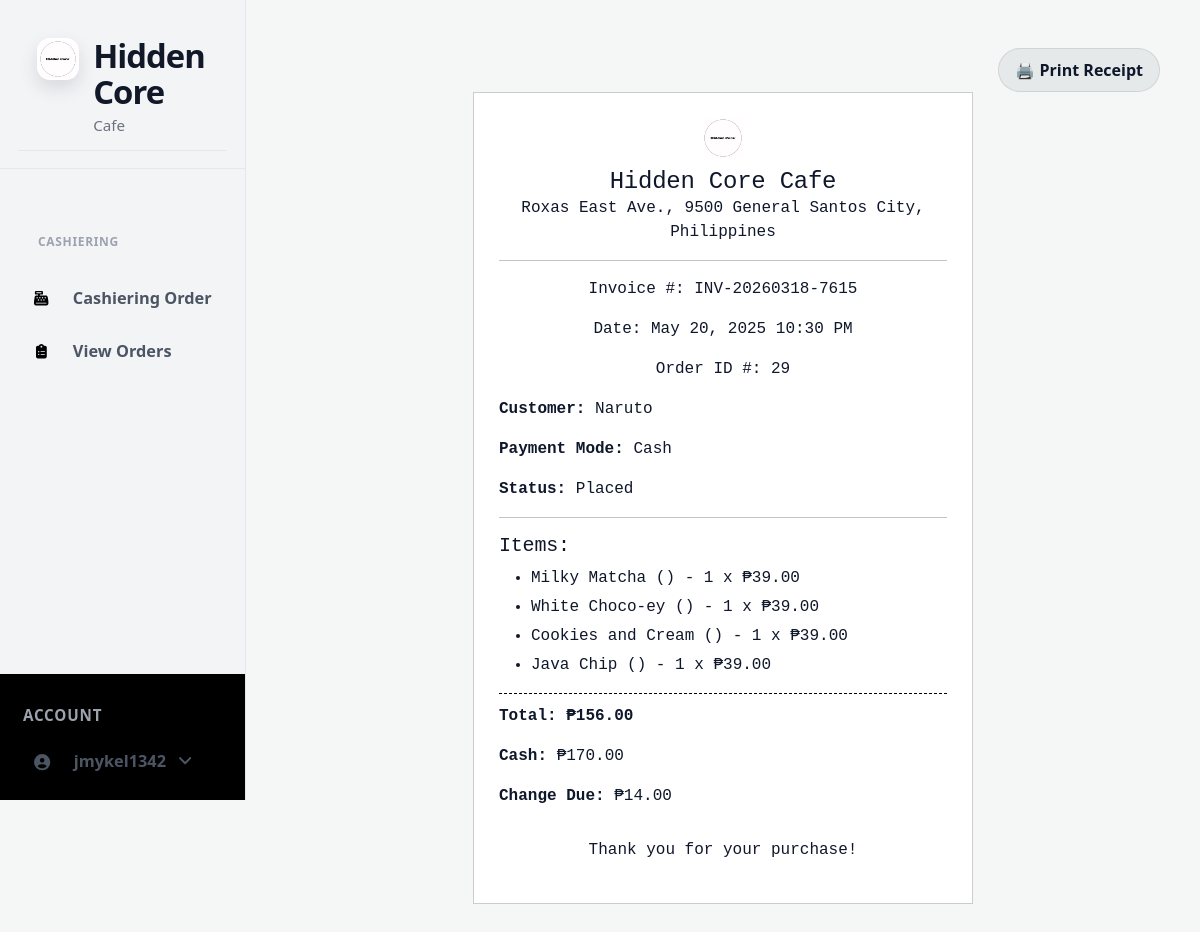
The app's page /admin/assets/orders-view.php?id=29 (signed in) with its own data.
### tables this page shows
CREATE TABLE `orders` (
  `id` int(11) NOT NULL,
  `customer_name` varchar(255) NOT NULL,
  `payment_mode` enum('Cash','GCash') NOT NULL,
  `gcash_reference` varchar(100) DEFAULT NULL,
  `total` decimal(10,2) NOT NULL,
  `cash_received` decimal(10,2) DEFAULT 0.00,
  `change_due` decimal(10,2) DEFAULT 0.00,
  `created_at` datetime NOT NULL DEFAULT current_timestamp()
);

CREATE TABLE `order_items` (
  `id` int(11) NOT NULL,
  `order_id` int(11) NOT NULL,
  `product_name` varchar(100) NOT NULL,
  `category` varchar(100) NOT NULL,
  `size` varchar(20) NOT NULL DEFAULT '12oz',
  `quantity` int(11) NOT NULL,
  `price` decimal(10,2) NOT NULL
);

### admin/assets/orders-view.php (the view, shortened to what this page needs)
<?php
include('includes/header.php');
include('../../config/dbcon.php');
$order_id = $_GET['id'];
$order_query = "SELECT * FROM orders WHERE id = $order_id";
$order_result = mysqli_query($conn, $order_query);
$order = mysqli_fetch_assoc($order_result);
$invoice_number = "INV-" . date("Ymd") . "-" . rand(1000, 9999);
$items_query = "SELECT * FROM order_items WHERE order_id = $order_id";
$items_result = mysqli_query($conn, $items_query);
$order_items = mysqli_fetch_all($items_result, MYSQLI_ASSOC);
$order_date = date("F j, Y h:i A", strtotime($order['created_at']));
?>
<div class="container mt-4">
    <div class="text-end no-print">
        <button class="btn btn-secondary" onclick="window.print()">🖨️ Print Receipt</button>
    </div>
    <div id="receipt">
        <div class="receipt-container">
            <div class="receipt-header">
                <img src="/HiddenCoreCafe_POS/LOGO.jpg" alt="Hidden Core Cafe Logo" style="width: 80px; height: auto;">
                <h4 style="margin: 0;">Hidden Core Cafe</h4>
                <p style="margin: 0;">Roxas East Ave., 9500 General Santos City, Philippines</p>
                <hr>
                <p>Invoice #: <?= $invoice_number ?></p>
                <p>Date: <?= $order_date ?></p>
                <p>Order ID #: <?= $order['id'] ?></p>
            </div>
            <p><strong>Customer:</strong> <?= htmlspecialchars($order['customer_name']) ?></p>
            <p><strong>Payment Mode:</strong> <?= ucfirst($order['payment_mode']) ?></p>
            <p><strong>Status:</strong> Placed</p>
            <hr>
            <h5>Items:</h5>
            <ul class="receipt-items">
                <?php if (!empty($order_items)): ?>
                    <?php foreach ($order_items as $item): ?>
                        <li>
                            <?= htmlspecialchars($item['product_name']) ?>
                            (<?= htmlspecialchars($item['category']) ?>)
                            - <?= $item['quantity'] ?> x ₱<?= number_format($item['price'], 2) ?>
                        </li>
                    <?php endforeach; ?>
                <?php else: ?>
                    <li>No items found.</li>
                <?php endif; ?>
            </ul>
            <p class="receipt-total">Total: ₱<?= number_format($order['total'], 2) ?></p>
            <?php if (strtolower($order['payment_mode']) === 'cash'): ?>
                <p><strong>Cash:</strong> ₱<?= number_format($order['cash_received'], 2) ?></p>
                <p><strong>Change Due:</strong> ₱<?= number_format($order['change_due'], 2) ?></p>
            <?php endif; ?>
            <p style="text-align: center; margin-top: 30px;">Thank you for your purchase!</p>
        </div>
    </div>
</div>
<?php include('includes/footer.php'); ?>

### admin/assets/includes/header.php (shortened to what this page needs)
<!DOCTYPE html>
<html lang="en">
    <head>
        <link href="https://cdn.jsdelivr.net/npm/simple-datatables@7.1.2/dist/style.min.css" rel="stylesheet" />
        <link href="css/styles.css" rel="stylesheet" />
        <link href="https://cdn.jsdelivr.net/npm/select2@4.1.0-rc.0/dist/css/select2.min.css" rel="stylesheet" />
        <link rel="stylesheet" href="//cdn.jsdelivr.net/npm/alertifyjs@1.14.0/build/css/alertify.min.css"/>
        <link rel="stylesheet" href="//cdn.jsdelivr.net/npm/alertifyjs@1.14.0/build/css/themes/default.min.css"/>
        <link href="css/custom.css" rel="stylesheet" />
        <link href="css/hc-admin-theme.css" rel="stylesheet" />
</head>
<body class="sb-nav-fixed hc-admin">
    <div id="layoutSidenav">
        <?php include('sidebar.php') ?>
          <div id="layoutSidenav_content">
            <main>

### admin/assets/includes/sidebar.php (shortened to what this page needs)
<div id="layoutSidenav_nav">
    <nav class="sb-sidenav accordion sb-sidenav-light" id="sidenavAccordion">
        <?php
            $isStaff = (($_SESSION['loggedInUser']['role'] ?? '') === 'staff');
            $homeLink = $isStaff ? 'orders-create.php' : 'dashboard.php';
        ?>
        <div class="hc-sidebar-brand">
            <div class="hc-sidebar-brand">
                <a href="<?= $homeLink ?>" class="hc-brand-link">
                    <span class="hc-brand-logo">
                        <img src="/HiddenCoreCafe_POS/LOGO.jpg" alt="Hidden Core Cafe logo" />
                    </span>
                    <span class="hc-brand-text">
                        <span class="hc-brand-title">Hidden</span>
                        <span class="hc-brand-title">Core</span>
                        <span class="hc-brand-subtitle">Cafe</span>
                    </span>
                </a>
            </div>
        </div>
        <div class="sb-sidenav-menu">
            <div class="nav hc-nav">
                <?php if ($isStaff): ?>
                <div class="sb-sidenav-menu-heading">Cashiering</div>
                <a class="nav-link" href="orders-create.php">
                    <div class="sb-nav-link-icon"><i class="fas fa-cash-register"></i></div>
                    Cashiering Order
                </a>
                <a class="nav-link" href="orders.php">
                    <div class="sb-nav-link-icon"><i class="fas fa-clipboard-list"></i></div>
                    View Orders
                </a>
                <?php endif; ?>
            </div>
        </div>
        <div class="sb-sidenav-footer">
            <div class="nav">
                <div class="sb-sidenav-menu-heading">Account</div>
                <a class="nav-link collapsed" href="#" data-bs-toggle="collapse" data-bs-target="#collapseAccount" aria-expanded="false" aria-controls="collapseAccount">
                    <div class="sb-nav-link-icon"><i class="fas fa-user-circle"></i></div>
                    <?= $_SESSION['loggedInUser']['username']; ?>
                    <div class="sb-sidenav-collapse-arrow"><i class="fas fa-angle-down"></i></div>
                </a>
            </div>
        </div>
    </nav>
</div>

### admin/assets/includes/footer.php (shortened to what this page needs)
                </main>
        </div>
    </body>
</html>

### admin/assets/css/custom.css (style rules this page uses)
:root { --hc-primary: #000000; --hc-secondary: #1A1A1A; --hc-bg: #FFFFFF; --hc-card: #F5F5F5; --hc-border: #E0E0E0; --hc-subtext: #555555; }
body { background-color: var(--hc-bg) !important; color: var(--hc-primary) !important; }
#layoutSidenav, #layoutSidenav_content, #layoutSidenav_content main { background-color: var(--hc-bg) !important; }
h1, h2, h3, h4, h5, h6, .h1, .h2, .h3, .h4, .h5, .h6 { color: var(--hc-primary) !important; }
.sb-sidenav { background-color: var(--hc-bg) !important; border-right: 1px solid var(--hc-border) !important; }
.sb-sidenav-light { background-color: var(--hc-bg) !important; color: var(--hc-primary) !important; }
.sb-sidenav .sb-sidenav-menu-heading, .sb-sidenav .nav-link, .sb-sidenav .sb-nav-link-icon i, .sb-topnav .navbar-nav .nav-link, .sb-topnav .navbar-nav .nav-link i { color: var(--hc-primary) !important; }
.btn-secondary, .btn.btn-secondary { background-color: var(--hc-secondary) !important; border-color: var(--hc-secondary) !important; color: #FFFFFF !important; }

### admin/assets/orders-view.php (style rules this page uses)
.receipt-container { background: #fff; border: 1px solid #ccc; padding: 25px; max-width: 500px; margin: auto; font-family: monospace; }
.receipt-header { text-align: center; margin-bottom: 15px; }
.receipt-header img { height: 60px; margin-bottom: 10px; }
.receipt-items li { margin-bottom: 5px; }
.receipt-total { border-top: 1px dashed #000; margin-top: 10px; padding-top: 10px; font-weight: bold; }

### records on screen
orders: created_at "May 20, 2025 10:30 PM", id "29", customer_name "Naruto", payment_mode "Cash", total "156.00", cash_received "170.00", change_due "14.00"
order_items: product_name "Milky Matcha", quantity "1", price "39.00"
order_items: product_name "White Choco-ey", quantity "1", price "39.00"
order_items: product_name "Cookies and Cream", quantity "1", price "39.00"
order_items: product_name "Java Chip", quantity "1", price "39.00"

### other values on screen
$_SESSION['loggedInUser']['username'] "jmykel1342"
